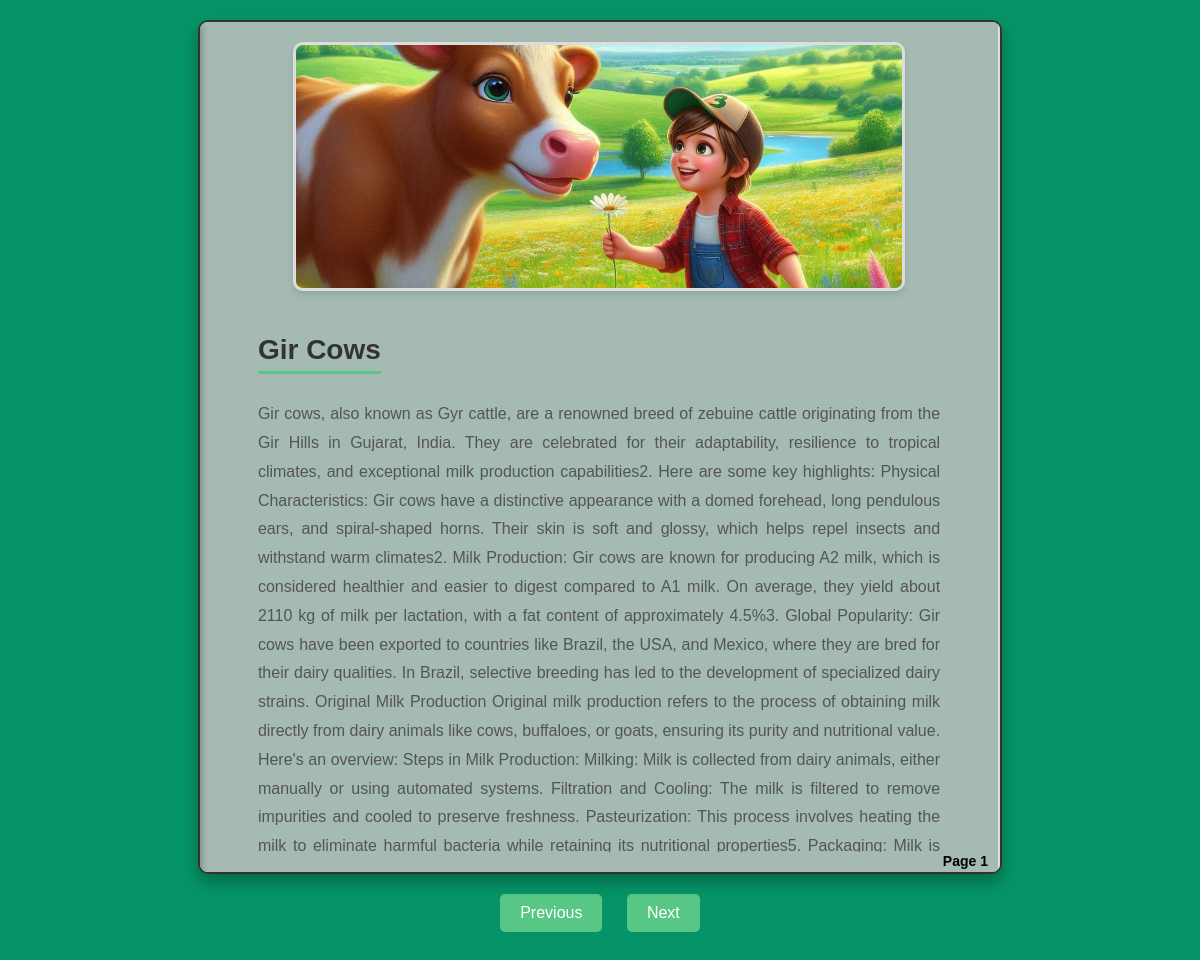
/book/, run on the app's committed database.
### darry/models.py (models this page shows, shortened)
class Book(models.Model):
    title = models.CharField(max_length=200)  # Book title
    content = models.TextField()  # Book content (detailed description)
    image = models.ImageField(upload_to='book_images/')  # Optional: Cover or related image
    created_at = models.DateTimeField(auto_now_add=True)

### darry/views.py (the view)
# urls.py: path('book/', views.book_view, name='book'),  # URL: /book/
def book_view(request):
    books = Book.objects.all()  # Fetch all book entries
    return render(request, 'book.html', {'books': books})

### darry/templates/book.html (shortened to what this page needs)
<!DOCTYPE html>
<html>
<head>
</head>
<body>
    <div class="book">
        {% for book in books %}
        <div class="page {% if forloop.first == False %}hidden{% endif %}">
            <img src="{{ book.image.url }}" alt="{{ book.title }}">
            <div class="text-content">
                <h2>{{ book.title }}</h2>
                <p>{{ book.content }}</p>
            </div>
            <div class="page-number">Page {{ forloop.counter }}</div>
        </div>
        {% endfor %}
    </div>
    <div class="controls">
        <button onclick="prevPage()">Previous</button>
        <button onclick="nextPage()">Next</button>
    </div>
</body>
</html>

### data on the page
Book: image (picture), title "Gir Cows", content "Gir cows, also known as Gyr cattle, are a renowned breed of zebuine cattle originating from the Gir Hills in Gujarat, India. They are celebrated for their adaptability, resilience to tropical climates, and exceptional milk production capabilities2. Here are some key highlights: Physical Characteristics: Gir cows have a distinctive appearance with a domed forehead, long pendulous ears, and spiral-shaped horns. Their skin is soft and glossy, which helps repel insects and withstand warm climates2. Milk Production: Gir cows are known for producing A2 milk, which is considered healthier and easier to digest compared to A1 milk. On average, they yield about 2110 kg of milk per lactation, with a…"
